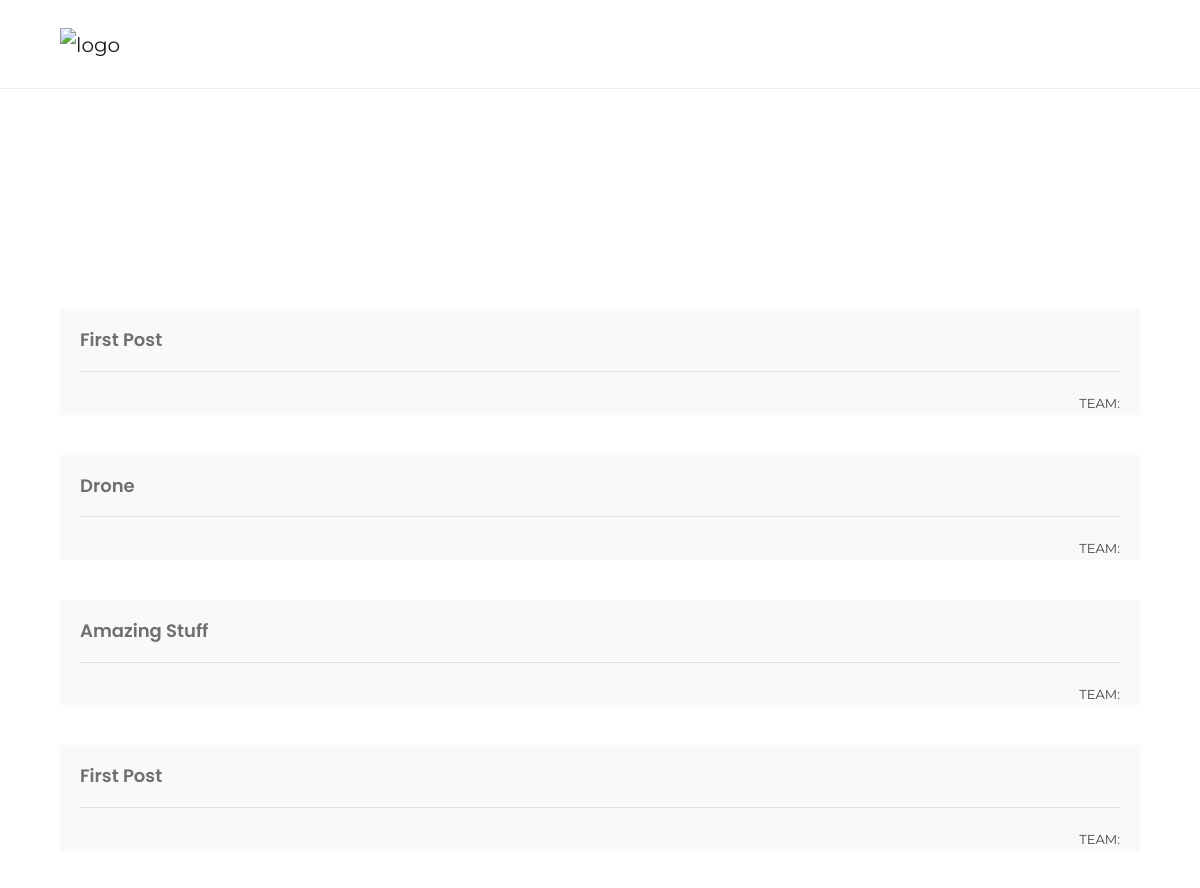
Page /publications/ (upper part) on the earlier database version.
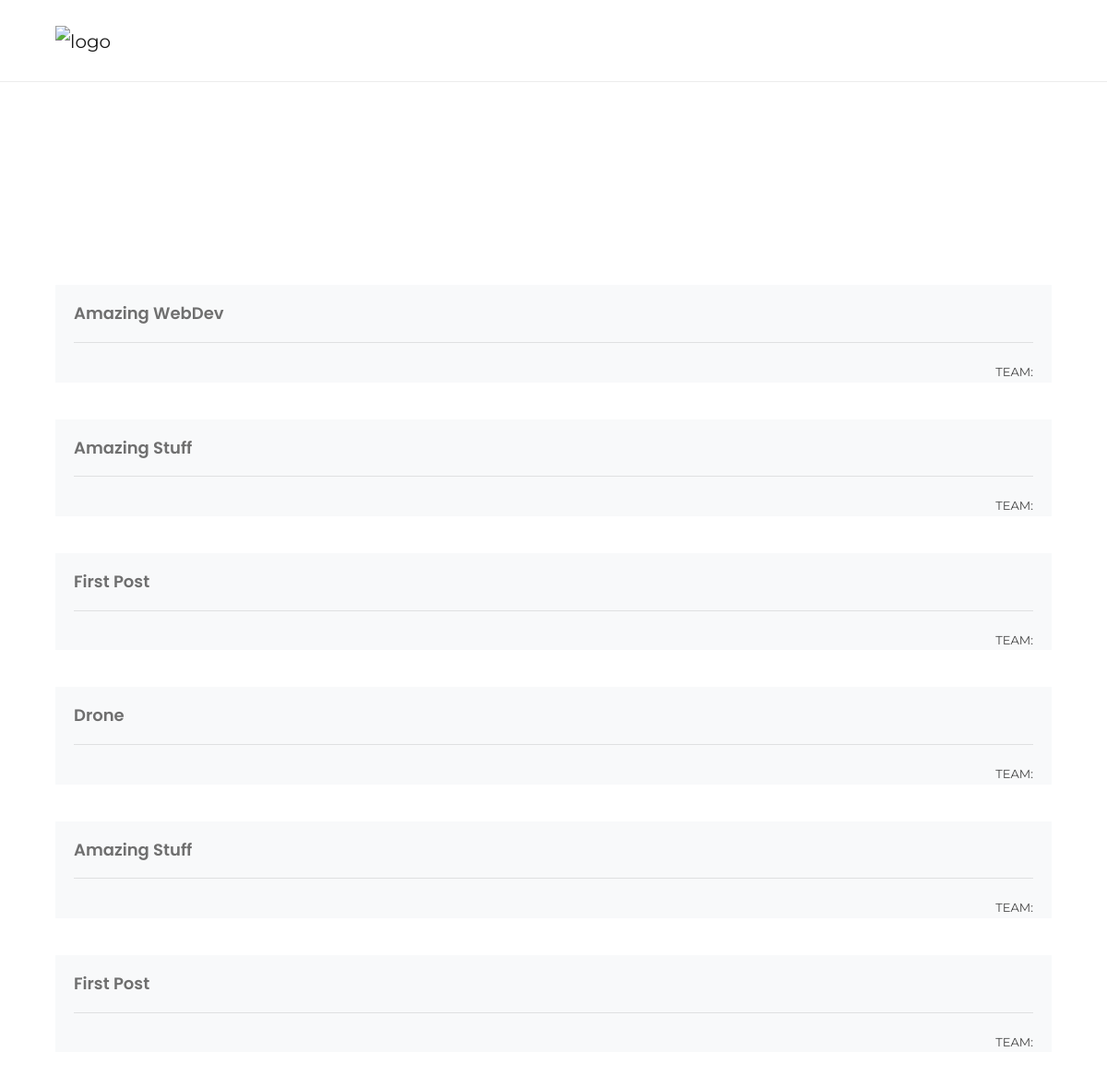
Same page on the later database version.
### research_site/models.py (models this page shows, shortened)
class Publication(models.Model):
	title = models.CharField(max_length=400)
	author = models.CharField(max_length=400)
	pub_link = models.CharField(max_length=1000)
	abstract = models.TextField()
	created_date = models.DateTimeField(auto_now_add=True,verbose_name="Creation Date")
	success_url = reverse_lazy('publications')
	slug = models.SlugField(unique=True, blank=True, null=True)
	class Meta:
		ordering = ('-created_date',)

### research_site/views.py (the view)
# urls.py: path('publications/', PublicationView.as_view(), name='publications'),
class PublicationView(ListView):
    model = Publication
    template_name = 'publications.html'
    context_object_name = "publications"

### templates/publications.html (shortened to what this page needs)
{% extends "base.html" %}
{% block content %}
<section>
      {% for publication in publications %}
  <div class="card margin-40px-bottom border-0 bg-light rounded-0">
      <div class="row no-gutters list-blog">
          <div class="col-md-12">
              <div class="card-body">
                  <h5><a href="{% url 'publication_detail' publication.slug %}" target="blank">{{ publication.title }}</a></h5>
                  <div class="meta">
                      <span class="author">Team:
                      </span>
                  </div>
              </div>
          </div>
      </div>
  </div>
{% endfor %}
</section>
{% endblock %}

Differences in the rows shown:
added Publication: title "Amazing WebDev"
added Publication: title "Amazing Stuff"
